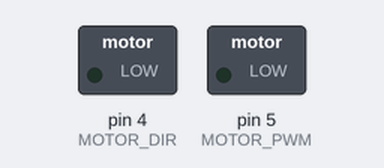
Recording of a sketch running on a simulated Arduino Uno, built with avr-gcc and run on an emulated ATmega328P. Parts: switched loads named in the sketch (green lamp = pin HIGH). Dashed ring = blinking.

Above: at 0.05 s.
Timing chart, 0 to 3.7 s (numbered marks = the images above):
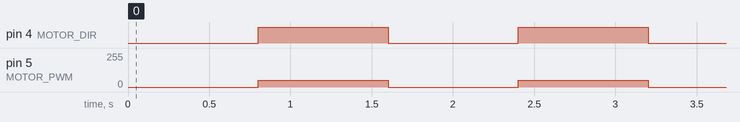

The sketch:

sketch_sep11a.ino
```cpp
#define MOTOR_DIR 4
#define MOTOR_PWM 5

void setup() {
  Serial.begin(115200);
  pinMode(MOTOR_DIR, OUTPUT);
  pinMode(MOTOR_PWM, OUTPUT);
}

void motor_control(bool dir, int speed){
  speed = max(speed, 0);
  speed = min(speed, 255);

  digitalWrite(MOTOR_DIR, dir);
  analogWrite(MOTOR_PWM, speed);
}

void motor_stop(){
  motor_control(LOW, 0);
}

void loop() {
  motor_stop();
  delay(800);
  motor_control(HIGH, 50);
  delay(800);
}
```

Measured:
- by itself, pin 4 (MOTOR_DIR): alternates HIGH for 0.80 s and LOW for 0.80 s
- by itself, pin 5 (MOTOR_PWM): alternates 50/255 for 0.80 s and 0/255 for 0.80 s
